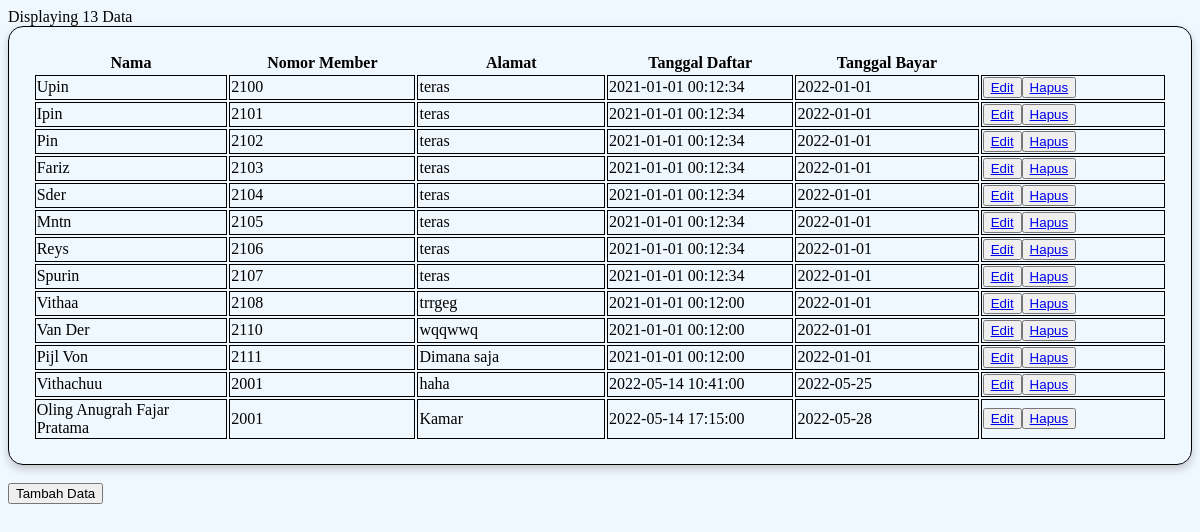
The page /Member.php on the database its author committed.
### tables this page shows
CREATE TABLE `member` (
  `id_member` int(11) NOT NULL,
  `nama_member` varchar(250) NOT NULL,
  `nomor_member` varchar(15) NOT NULL,
  `alamat` text NOT NULL,
  `tgl_mendaftar` datetime NOT NULL,
  `tgl_terakhir_bayar` date NOT NULL
);

### Koneksi.php (called while the page is built)
<?php
    function connect(){
        try{
            $dbConnect = new PDO(
                'mysql:host=localhost;dbname=web-5','root','',
                array(PDO::ATTR_ERRMODE, PDO::ERRMODE_EXCEPTION, PDO::ATTR_PERSISTENT => true)
            );
        } catch(PDOException $e){
            print "Connection Problem : ". $e ->getMessage()."<br/>";
            die();
        }
        return $dbConnect;
    }
?>

### Model.php (the view, shortened to what this page needs)
<?php
require("./Koneksi.php");
function show ($table){
    $state = connect()->prepare("SELECT * FROM $table");
    $state->execute();
    $res = $state->fetchAll();
    if(!empty($res)){
        if($table == "member"){
            foreach ($res as $row){
                echo "<tr>";
                echo "<td>".$row['nama_member']."</td>";
                echo "<td>".$row['nomor_member']."</td>";
                echo "<td>".$row['alamat']."</td>";
                echo "<td>".$row['tgl_mendaftar']."</td>";
                echo "<td>".$row['tgl_terakhir_bayar']."</td>";
                echo "<td>";
                echo "<button><a href='FormMember.php?id_member=" .$row['id_member']."'>Edit</a></button>";
                echo "<button><a href='Member.php?id_member=" . $row['id_member'] . "' onclick=\"return confirm('Hapus Data?')\">Hapus</a>";
                echo "</tr>";
            } echo "Displaying ".count($res)." Data";
        }
    }
}
?>

### Member.php (style rules this page uses)
body { background-color:aliceblue; }
td { border: 1px solid black; width: 500px; }

### rows shown on the page
member: nama_member "Upin", nomor_member "2100", alamat "teras", tgl_mendaftar "2021-01-01 00:12:34", tgl_terakhir_bayar "2022-01-01"
member: nama_member "Ipin", nomor_member "2101", alamat "teras", tgl_mendaftar "2021-01-01 00:12:34", tgl_terakhir_bayar "2022-01-01"
member: nama_member "Pin", nomor_member "2102", alamat "teras", tgl_mendaftar "2021-01-01 00:12:34", tgl_terakhir_bayar "2022-01-01"
member: nama_member "Fariz", nomor_member "2103", alamat "teras", tgl_mendaftar "2021-01-01 00:12:34", tgl_terakhir_bayar "2022-01-01"
member: nama_member "Sder", nomor_member "2104", alamat "teras", tgl_mendaftar "2021-01-01 00:12:34", tgl_terakhir_bayar "2022-01-01"
member: nama_member "Mntn", nomor_member "2105", alamat "teras", tgl_mendaftar "2021-01-01 00:12:34", tgl_terakhir_bayar "2022-01-01"
member: nama_member "Reys", nomor_member "2106", alamat "teras", tgl_mendaftar "2021-01-01 00:12:34", tgl_terakhir_bayar "2022-01-01"
member: nama_member "Spurin", nomor_member "2107", alamat "teras", tgl_mendaftar "2021-01-01 00:12:34", tgl_terakhir_bayar "2022-01-01"
member: nama_member "Vithaa", nomor_member "2108", alamat "trrgeg", tgl_mendaftar "2021-01-01 00:12:00", tgl_terakhir_bayar "2022-01-01"
member: nama_member "Van Der", nomor_member "2110", alamat "wqqwwq", tgl_mendaftar "2021-01-01 00:12:00", tgl_terakhir_bayar "2022-01-01"
member: nama_member "Pijl Von", nomor_member "2111", alamat "Dimana saja", tgl_mendaftar "2021-01-01 00:12:00", tgl_terakhir_bayar "2022-01-01"
member: nama_member "Vithachuu", nomor_member "2001", alamat "haha", tgl_mendaftar "2022-05-14 10:41:00", tgl_terakhir_bayar "2022-05-25"
member: nama_member "Oling Anugrah Fajar Pratama", nomor_member "2001", alamat "Kamar", tgl_mendaftar "2022-05-14 17:15:00", tgl_terakhir_bayar "2022-05-28"
